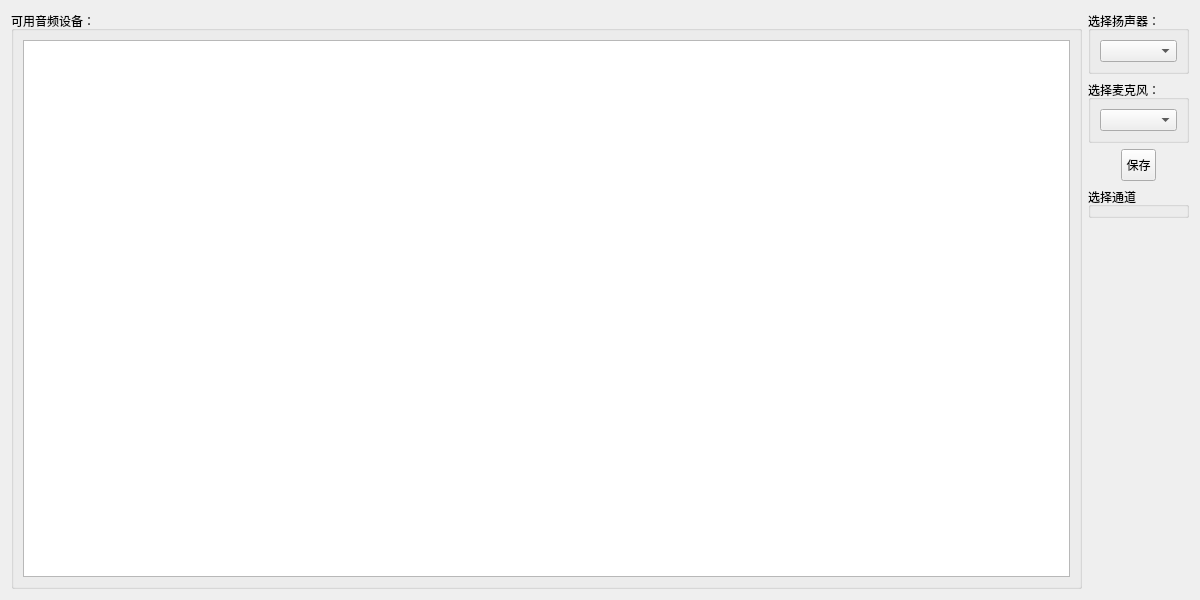
<?xml version="1.0" encoding="UTF-8"?>
<ui version="4.0">
 <class>Form</class>
 <widget class="QWidget" name="Form">
  <property name="geometry">
   <rect>
    <x>0</x>
    <y>0</y>
    <width>1200</width>
    <height>600</height>
   </rect>
  </property>
  <property name="windowTitle">
   <string>Form</string>
  </property>
  <layout class="QHBoxLayout" name="horizontalLayout_3">
   <item>
    <widget class="QGroupBox" name="groupBox_2">
     <property name="title">
      <string>可用音频设备：</string>
     </property>
     <layout class="QHBoxLayout" name="horizontalLayout_2">
      <item>
       <widget class="QTableView" name="tableView">
        <property name="sizePolicy">
         <sizepolicy hsizetype="Expanding" vsizetype="Expanding">
          <horstretch>0</horstretch>
          <verstretch>0</verstretch>
         </sizepolicy>
        </property>
       </widget>
      </item>
     </layout>
    </widget>
   </item>
   <item>
    <layout class="QVBoxLayout" name="verticalLayout">
     <item>
      <widget class="QGroupBox" name="groupBox">
       <property name="title">
        <string>选择扬声器：</string>
       </property>
       <layout class="QHBoxLayout" name="horizontalLayout_4">
        <item>
         <widget class="QComboBox" name="comboBox">
          <property name="sizePolicy">
           <sizepolicy hsizetype="Preferred" vsizetype="Preferred">
            <horstretch>0</horstretch>
            <verstretch>0</verstretch>
           </sizepolicy>
          </property>
         </widget>
        </item>
       </layout>
      </widget>
     </item>
     <item>
      <widget class="QGroupBox" name="groupBox_3">
       <property name="title">
        <string>选择麦克风：</string>
       </property>
       <layout class="QHBoxLayout" name="horizontalLayout_5">
        <item>
         <widget class="QComboBox" name="comboBox_2">
          <property name="sizePolicy">
           <sizepolicy hsizetype="Preferred" vsizetype="Preferred">
            <horstretch>0</horstretch>
            <verstretch>0</verstretch>
           </sizepolicy>
          </property>
         </widget>
        </item>
       </layout>
      </widget>
     </item>
     <item>
      <layout class="QHBoxLayout" name="horizontalLayout">
       <item>
        <widget class="QToolButton" name="save_all_button">
         <property name="sizePolicy">
          <sizepolicy hsizetype="Fixed" vsizetype="Fixed">
           <horstretch>0</horstretch>
           <verstretch>0</verstretch>
          </sizepolicy>
         </property>
         <property name="styleSheet">
          <string notr="true">QToolButton {
    padding-top: 6px;
    padding-bottom: 3px;
}</string>
         </property>
         <property name="text">
          <string>保存</string>
         </property>
        </widget>
       </item>
      </layout>
     </item>
     <item>
      <widget class="QGroupBox" name="groupBox_4">
       <property name="minimumSize">
        <size>
         <width>0</width>
         <height>0</height>
        </size>
       </property>
       <property name="title">
        <string>选择通道</string>
       </property>
      </widget>
     </item>
     <item>
      <spacer name="verticalSpacer">
       <property name="orientation">
        <enum>Qt::Vertical</enum>
       </property>
       <property name="sizeHint" stdset="0">
        <size>
         <width>20</width>
         <height>40</height>
        </size>
       </property>
      </spacer>
     </item>
    </layout>
   </item>
  </layout>
 </widget>
 <resources/>
 <connections/>
</ui>
